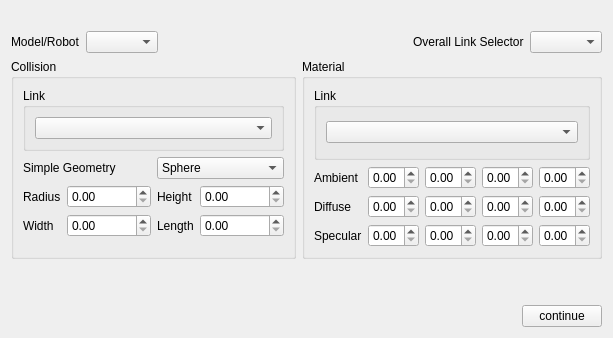
            <widget class="QWidget" name="page_3">
             <layout class="QVBoxLayout" name="verticalLayout_8">
              <item>
               <layout class="QVBoxLayout" name="verticalLayout_11" stretch="0,0,0">
                <item>
                 <widget class="QLabel" name="label">
                  <property name="maximumSize">
                   <size>
                    <width>10000</width>
                    <height>200</height>
                   </size>
                  </property>
                  <property name="text">
                   <string/>
                  </property>
                  <property name="pixmap">
                   <pixmap>C:/Users/darin/Downloads/output-onlinepngtools (1).png</pixmap>
                  </property>
                  <property name="scaledContents">
                   <bool>false</bool>
                  </property>
                 </widget>
                </item>
                <item>
                 <layout class="QGridLayout" name="gridLayout_11">
                  <item row="0" column="0">
                   <layout class="QHBoxLayout" name="horizontalLayout_5">
                    <item>
                     <widget class="QLabel" name="label_3">
                      <property name="text">
                       <string>Model/Robot</string>
                      </property>
                     </widget>
                    </item>
                    <item>
                     <widget class="QComboBox" name="modelDropdown"/>
                    </item>
                    <item>
                     <spacer name="horizontalSpacer_2">
                      <property name="orientation">
                       <enum>Qt::Horizontal</enum>
                      </property>
                      <property name="sizeHint" stdset="0">
                       <size>
                        <width>40</width>
                        <height>20</height>
                       </size>
                      </property>
                     </spacer>
                    </item>
                    <item>
                     <widget class="QLabel" name="label_4">
                      <property name="text">
                       <string>Overall Link Selector</string>
                      </property>
                     </widget>
                    </item>
                    <item>
                     <widget class="QComboBox" name="overallLinkDropdown"/>
                    </item>
                   </layout>
                  </item>
                  <item row="1" column="0">
                   <layout class="QHBoxLayout" name="horizontalLayout_6">
                    <item>
                     <widget class="QGroupBox" name="groupBox_8">
                      <property name="title">
                       <string>Collision</string>
                      </property>
                      <layout class="QVBoxLayout" name="verticalLayout_14">
                       <item>
                        <widget class="QGroupBox" name="groupBox_9">
                         <property name="title">
                          <string>Link</string>
                         </property>
                         <layout class="QGridLayout" name="gridLayout_14">
                          <item row="0" column="0">
                           <widget class="QComboBox" name="collisionLinkDropdown"/>
                          </item>
                         </layout>
                        </widget>
                       </item>
                       <item>
                        <layout class="QHBoxLayout" name="horizontalLayout_7">
                         <item>
                          <widget class="QLabel" name="label_5">
                           <property name="text">
                            <string>Simple Geometry</string>
                           </property>
                          </widget>
                         </item>
                         <item>
                          <widget class="QComboBox" name="collisionGeometryDropdown">
                           <item>
                            <property name="text">
                             <string>Sphere</string>
                            </property>
                           </item>
                           <item>
                            <property name="text">
                             <string>Rectangle</string>
                            </property>
                           </item>
                          </widget>
                         </item>
                        </layout>
                       </item>
                       <item>
                        <layout class="QGridLayout" name="gridLayout_16">
                         <property name="bottomMargin">
                          <number>10</number>
                         </property>
                         <item row="0" column="2">
                          <widget class="QLabel" name="label_11">
                           <property name="text">
                            <string>Height</string>
                           </property>
                          </widget>
                         </item>
                         <item row="1" column="2">
                          <widget class="QLabel" name="label_12">
                           <property name="text">
                            <string>Length</string>
                           </property>
                          </widget>
                         </item>
                         <item row="0" column="1">
                          <widget class="QDoubleSpinBox" name="collisionGeometryRadius">
                           <property name="maximum">
                            <double>999999.989999999990687</double>
                           </property>
                          </widget>
                         </item>
                         <item row="1" column="1">
                          <widget class="QDoubleSpinBox" name="collisionGeometryWidth">
                           <property name="maximum">
                            <double>999999.989999999990687</double>
                           </property>
                          </widget>
                         </item>
                         <item row="1" column="0">
                          <widget class="QLabel" name="label_9">
                           <property name="text">
                            <string>Width</string>
                           </property>
                          </widget>
                         </item>
                         <item row="0" column="0">
                          <widget class="QLabel" name="label_7">
                           <property name="text">
                            <string>Radius</string>
                           </property>
                          </widget>
                         </item>
                         <item row="0" column="3">
                          <widget class="QDoubleSpinBox" name="collisionGeometryHeight">
                           <property name="maximum">
                            <double>999999.989999999990687</double>
                           </property>
                          </widget>
                         </item>
                         <item row="1" column="3">
                          <widget class="QDoubleSpinBox" name="collisionGeometryLength">
                           <property name="maximum">
                            <double>999999.989999999990687</double>
                           </property>
                          </widget>
                         </item>
                        </layout>
                       </item>
                      </layout>
                     </widget>
                    </item>
                    <item>
                     <widget class="QGroupBox" name="groupBox_10">
                      <property name="title">
                       <string>Material</string>
                      </property>
                      <layout class="QVBoxLayout" name="verticalLayout_15">
                       <item>
                        <widget class="QGroupBox" name="groupBox_11">
                         <property name="title">
                          <string>Link</string>
                         </property>
                         <layout class="QGridLayout" name="gridLayout_15">
                          <item row="0" column="0">
                           <widget class="QComboBox" name="materialLinkDropdown"/>
                          </item>
                         </layout>
                        </widget>
                       </item>
                       <item>
                        <layout class="QGridLayout" name="gridLayout_17">
                         <item row="0" column="2">
                          <widget class="QDoubleSpinBox" name="materialAmbientGreen">
                           <property name="maximum">
                            <double>1.000000000000000</double>
                           </property>
                           <property name="singleStep">
                            <double>0.010000000000000</double>
                           </property>
                          </widget>
                         </item>
                         <item row="0" column="3">
                          <widget class="QDoubleSpinBox" name="materialAmbientBlue">
                           <property name="maximum">
                            <double>1.000000000000000</double>
                           </property>
                           <property name="singleStep">
                            <double>0.010000000000000</double>
                           </property>
                          </widget>
                         </item>
                         <item row="0" column="1">
                          <widget class="QDoubleSpinBox" name="materialAmbientRed">
                           <property name="maximum">
                            <double>1.000000000000000</double>
                           </property>
                           <property name="singleStep">
                            <double>0.010000000000000</double>
                           </property>
                          </widget>
                         </item>
                         <item row="1" column="0">
                          <widget class="QLabel" name="label_8">
                           <property name="text">
                            <string>Diffuse</string>
                           </property>
                          </widget>
                         </item>
                         <item row="0" column="4">
                          <widget class="QDoubleSpinBox" name="materialAmbientAlpha">
                           <property name="maximum">
                            <double>1.000000000000000</double>
                           </property>
                           <property name="singleStep">
                            <double>0.010000000000000</double>
                           </property>
                          </widget>
                         </item>
                         <item row="0" column="0">
                          <widget class="QLabel" name="label_10">
                           <property name="text">
                            <string>Ambient</string>
                           </property>
                          </widget>
                         </item>
                         <item row="1" column="1">
                          <widget class="QDoubleSpinBox" name="materialDiffuseRed">
                           <property name="maximum">
                            <double>1.000000000000000</double>
                           </property>
                           <property name="singleStep">
                            <double>0.010000000000000</double>
                           </property>
                          </widget>
                         </item>
                         <item row="1" column="2">
                          <widget class="QDoubleSpinBox" name="materialDiffuseGreen">
                           <property name="maximum">
                            <double>1.000000000000000</double>
                           </property>
                           <property name="singleStep">
                            <double>0.010000000000000</double>
                           </property>
                          </widget>
                         </item>
                         <item row="1" column="3">
                          <widget class="QDoubleSpinBox" name="materialDiffuseBlue">
                           <property name="maximum">
                            <double>1.000000000000000</double>
                           </property>
                           <property name="singleStep">
                            <double>0.010000000000000</double>
                           </property>
                          </widget>
                         </item>
                         <item row="2" column="1">
                          <widget class="QDoubleSpinBox" name="materialSpecularRed">
                           <property name="maximum">
                            <double>1.000000000000000</double>
                           </property>
                           <property name="singleStep">
                            <double>0.010000000000000</double>
                           </property>
                          </widget>
                         </item>
                         <item row="2" column="0">
                          <widget class="QLabel" name="label_6">
                           <property name="text">
                            <string>Specular</string>
                           </property>
                          </widget>
                         </item>
                         <item row="1" column="4">
                          <widget class="QDoubleSpinBox" name="materialDiffuseAlpha">
                           <property name="maximum">
                            <double>1.000000000000000</double>
                           </property>
                           <property name="singleStep">
                            <double>0.010000000000000</double>
                           </property>
                          </widget>
                         </item>
                         <item row="2" column="2">
                          <widget class="QDoubleSpinBox" name="materialSpecularGreen">
                           <property name="maximum">
                            <double>1.000000000000000</double>
                           </property>
                           <property name="singleStep">
                            <double>0.010000000000000</double>
                           </property>
                          </widget>
                         </item>
                         <item row="2" column="3">
                          <widget class="QDoubleSpinBox" name="materialSpecularBlue">
                           <property name="maximum">
                            <double>1.000000000000000</double>
                           </property>
                           <property name="singleStep">
                            <double>0.010000000000000</double>
                           </property>
                          </widget>
                         </item>
                         <item row="2" column="4">
                          <widget class="QDoubleSpinBox" name="materialSpecularAlpha">
                           <property name="maximum">
                            <double>1.000000000000000</double>
                           </property>
                           <property name="singleStep">
                            <double>0.010000000000000</double>
                           </property>
                          </widget>
                         </item>
                        </layout>
                       </item>
                      </layout>
                     </widget>
                    </item>
                   </layout>
                  </item>
                 </layout>
                </item>
                <item>
                 <layout class="QGridLayout" name="gridLayout_10">
                  <item row="1" column="2">
                   <spacer name="horizontalSpacer_4">
                    <property name="orientation">
                     <enum>Qt::Horizontal</enum>
                    </property>
                    <property name="sizeHint" stdset="0">
                     <size>
                      <width>40</width>
                      <height>20</height>
                     </size>
                    </property>
                   </spacer>
                  </item>
                  <item row="0" column="2">
                   <spacer name="verticalSpacer_2">
                    <property name="orientation">
                     <enum>Qt::Vertical</enum>
                    </property>
                    <property name="sizeHint" stdset="0">
                     <size>
                      <width>20</width>
                      <height>40</height>
                     </size>
                    </property>
                   </spacer>
                  </item>
                  <item row="1" column="3">
                   <widget class="QPushButton" name="continueButton2">
                    <property name="text">
                     <string>continue</string>
                    </property>
                   </widget>
                  </item>
                 </layout>
                </item>
               </layout>
              </item>
             </layout>
            </widget>
